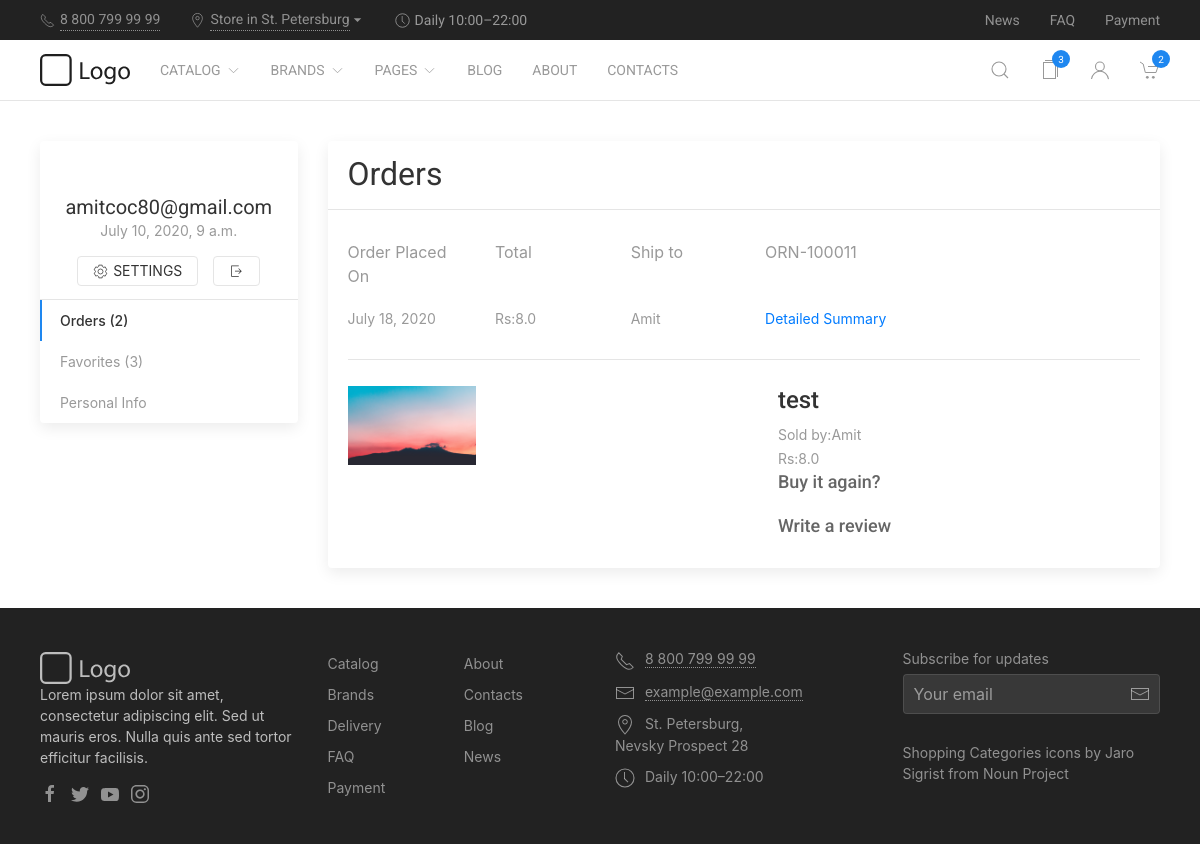
Page /users/order/ (signed in) on the committed database.
### users/models.py (models this page shows, shortened)
class User(AbstractBaseUser, PermissionsMixin):
    username = models.EmailField(_('email address'), unique=True, help_text='Provide an email for Registration')
    email = models.EmailField(_('user address'), blank=True)
    first_name = models.CharField(_('first name'), max_length=30)
    last_name = models.CharField(_('last name'), max_length=30, blank=True)
    date_joined = models.DateTimeField(_('date joined'), auto_now_add=True)
    is_active = models.BooleanField(_('active'), default=True)
    is_staff = models.BooleanField(_('staff'), default=False)
    is_customer = models.BooleanField(_('customer'), default=False)
    is_vendor = models.BooleanField(_('vendor'), default=False)
    phone_number = models.IntegerField(blank=True, null=True)
    date_of_birth = models.DateField(blank=True, null=True)
    objects = UserManager()
    USERNAME_FIELD = 'username'
    EMAIL_FIELD = 'username'
    REQUIRED_FIELDS = []
    class Meta:
        verbose_name = _('user')
        verbose_name_plural = _('users')

class Vendor(models.Model):
    user = models.OneToOneField(User, on_delete=models.CASCADE, primary_key=True)
    phone_number = models.IntegerField(null=True)
    pin_code = models.IntegerField(null=True)
    vendor_ref_number = models.CharField(unique=True, default='VRN-100000', max_length=15)

### store/models.py (models this page shows, shortened)
class Order(models.Model):
    user = models.ForeignKey(User, on_delete=models.CASCADE)
    vendor = models.ForeignKey(Vendor, on_delete=models.CASCADE)
    order_ref_number = models.CharField(unique=True, default='ORD-100000', max_length=15)
    items = models.ManyToManyField(OrderItem)
    ordered_date = models.DateField()
    ordered_time = models.TimeField()
    ordered = models.BooleanField(default=False)
    shipping_address = models.ForeignKey(
        'Addresss', related_name='shipping_address', on_delete=models.SET_NULL, blank=True, null=True)
    billing_address = models.ForeignKey(
        'Addresss', related_name='billing_address', on_delete=models.SET_NULL, blank=True, null=True)
    payment = models.ForeignKey(
        'Payment', on_delete=models.SET_NULL, blank=True, null=True)
    coupon = models.ForeignKey(
        'Coupon', on_delete=models.SET_NULL, blank=True, null=True)
    refund_requested = models.BooleanField(default=False)
    refund_granted = models.BooleanField(default=False)
    item_url = models.TextField(default='', blank=True, null=True)
    order_status = models.CharField(choices=ORDER_STATUS, max_length=50, default='Preparing Order')
    received = models.BooleanField(default=False, blank=True, null=True)
    payment_method = models.CharField(default='Online by card', max_length=30)
    total_items = models.IntegerField(blank=True, null=True)
    taxes = models.FloatField(default=0)
    '''
    1. Item added to cart
    2. Adding a billing address
    (Failed checkout)
    3. Payment
    (Preprocessing, processing, packaging etc.)
    4. Being delivered
    5. Received
    6. Refunds
    '''

class Payment(models.Model):
    stripe_charge_id = models.CharField(max_length=50)
    user = models.ForeignKey(User,
                             on_delete=models.SET_NULL, blank=True, null=True)
    amount = models.FloatField()
    timestamp = models.DateTimeField(auto_now_add=True)

class OrderItem(models.Model):
    user = models.ForeignKey(User, on_delete=models.CASCADE)
    ordered = models.BooleanField(default=False)
    item = models.ForeignKey(Item, on_delete=models.CASCADE)
    quantity = models.IntegerField(default=1)
    def get_total_discount_item_price(self):
        return self.quantity * self.item.discount_price
    def get_final_price(self):
        if self.item.discount_price:
            return self.get_total_discount_item_price()
        return self.get_total_item_price()

### vendors/models.py (models this page shows, shortened)
class Item(models.Model):
    category = models.ForeignKey(Category, on_delete=models.CASCADE)
    sold_by = models.ForeignKey(Vendor, on_delete=models.CASCADE)
    brand = models.ForeignKey(Brands, on_delete=models.CASCADE)
    item_ref_number = models.CharField(unique=True, default='IRN-100000', max_length=15)
    title = models.CharField(max_length=100)
    price = models.FloatField(null=True)
    discount_price = models.FloatField(blank=True, null=True)
    label = models.CharField(choices=LABEL_CHOICES, max_length=11, null=True)
    slug = models.SlugField()
    stock_no = models.IntegerField()  # number of products in stock
    short_description = models.TextField(help_text='To describe product in short', null=True)
    description = models.TextField(help_text='Overview product', null=True)
    key_benefits = models.TextField(help_text='Describe product\'s Benefits', null=True)
    direction_for_use = models.TextField(help_text='Describe product\'s Direction for use / Dosage', null=True)
    safety_information = models.TextField(help_text='Describe product\'s Safety information', null=True)
    image_main = models.ImageField(null=True)
    image_2 = models.ImageField(null=True)
    image_3 = models.ImageField(null=True)
    image_4 = models.ImageField(null=True)
    image_5 = models.ImageField(null=True)
    is_active = models.BooleanField(default=True)
    trending = models.BooleanField(default=False)
    has_variation = models.BooleanField(default=False,
                                        help_text='If this is ticked, You can add variation later to this product.')
    variation_id = models.CharField(null=True, max_length=20)

### users/views.py (the view)
# urls.py: path('order/', views.order, name="users-order"),
@login_required
def order(request):
    order_model = Order.objects.filter(user=request.user)
    return render(request, 'users/order.html', {'order': order_model})

### users/templates/users/order.html (shortened to what this page needs)
{% extends 'store/base.html' %}
{% load static %}
  {% block content %}
      <main>
        <section class="uk-section uk-section-small">
          <div class="uk-container">
            <div class="uk-grid-medium" uk-grid>
              <div class="uk-width-1-1 uk-width-1-4@m tm-aside-column">
                <div class="uk-card uk-card-default uk-card-small tm-ignore-container" uk-sticky="offset: 90; bottom: true; media: @m;">
                  <div class="uk-card-header">
                    <div class="uk-grid-small uk-child-width-1-1" uk-grid>
                      <section>
                        <div class="uk-width-1-3 uk-width-1-4@s uk-width-1-2@m uk-margin-auto uk-visible-toggle uk-position-relative uk-border-circle uk-overflow-hidden uk-light"></div>
                      </section>
                      <div class="uk-text-center">
                        <div class="uk-h4 uk-margin-remove">{{ user.username }}</div>
                        <div class="uk-text-meta">{{ user.date_joined }}</div>
                      </div>
                      <div>
                        <div class="uk-grid-small uk-flex-center" uk-grid>
                          <div><a class="uk-button uk-button-default uk-button-small" href="settings.html"><span class="uk-margin-xsmall-right" uk-icon="icon: cog; ratio: .75;"></span><span>Settings</span></a></div>
                          <div>
                            <button class="uk-button uk-button-default uk-button-small" href="#" title="Log out"><span uk-icon="icon: sign-out; ratio: .75;"></span>
                            </button>
                          </div>
                        </div>
                      </div>
                    </div>
                  </div>
                  <div>
                    <nav>
                      <ul class="uk-nav uk-nav-default tm-nav">
                        <li class="uk-active"><a href="{% url 'users-order' %}">Orders
                            <span>(2)</span></a></li>
                        <li><a href="{% url 'store:store-favorites' %}">Favorites
                            <span>(3)</span></a></li>
                        <li><a href="#">Personal Info</a></li>
                      </ul>
                    </nav>
                  </div>
                </div>
              </div>
              <div class="uk-width-1-1 uk-width-expand@m">
                <div class="uk-card uk-card-default uk-card-small tm-ignore-container">
                  <header class="uk-card-header">
                    <h1 class="uk-h2">Orders</h1>
                  </header>
                  {% for order_item in order %}
                  {% if order_item.ordered == True %}
                  <section class="uk-card-body">
                     <table class="uk-table uk-table-small uk-table-justify uk-table-responsive ">
                      <tbody>
                        <tr>
                          <th class="uk-width-small uk-text-muted uk-text-small">Order Placed On</th>
                          <th class="uk-width-small uk-text-muted uk-text-small">Total</th>
                          <th class="uk-width-small uk-text-muted uk-text-small">Ship to</th>
                          <th class="uk-width-large uk-text-muted uk-text-small">{{ order_item.order_ref_number }}</th>
                        </tr>
                        <tr>
                          <td class="uk-width-small uk-text-muted uk-text-small">{{order_item.ordered_date}}</td>
                          <td class="uk-width-small uk-text-muted uk-text-small">Rs:{{order_item.payment.amount}}</td>
                          <td class="uk-width-small uk-text-muted uk-text-small">{{order_item.user.first_name}}</td>
                          <td class="uk-width-large uk-text-muted uk-text-small"><a href="{% url 'users-order-detail' order_item.id %}">Detailed Summary</a></td>
                        </tr>
                      </tbody>
                    </table>
                    <hr>
                    <table class="uk-table uk-table-small uk-table-justify uk-table-responsive uk-table-divider uk-margin-small-top uk-margin-remove-bottom">
                      <tbody>
                      {% for item in order_item.items.all %}
                        <tr>
                          <th><img src="{{item.item.image_main.url}}" style="width:8em;"></th>
                          <td>
                            <h4>{{item.item.title}}</h4>
                            <span class="uk-text-muted uk-text-small"> Sold by:{{item.item.sold_by.user.first_name}}</span><br>
                            <span class="uk-text-muted uk-text-small">Rs:{{item.get_final_price}}</span><br>
                            <h3 class="tm-product-card-title"><a class="uk-link-heading" href="{% url 'store:store-product' item.item.id %}">Buy it again?</a></h3>
                            <h3 class="tm-product-card-title"><a class="uk-link-heading" href="{% url 'store:store-review' item.item.id %}">Write a review</a></h3>
                          </td>
                        </tr>
                      {% endfor %}
                      </tbody>
                    </table>
                  </section>
                  {% endif %}
                {% endfor %}
                </div>
              </div>
            </div>
          </div>
        </section>
      </main>
{% endblock content %}

### rows in the picture
User: username "amitcoc80@gmail.com", date_joined "July 10, 2020, 9 a.m."
Order: order_ref_number "ORN-100011", ordered_date "July 18, 2020", payment.amount "8.0", user.first_name "Amit"
OrderItem: item.image_main (picture), item "test", item.sold_by.user.first_name "Amit", get_final_price "8.0"
